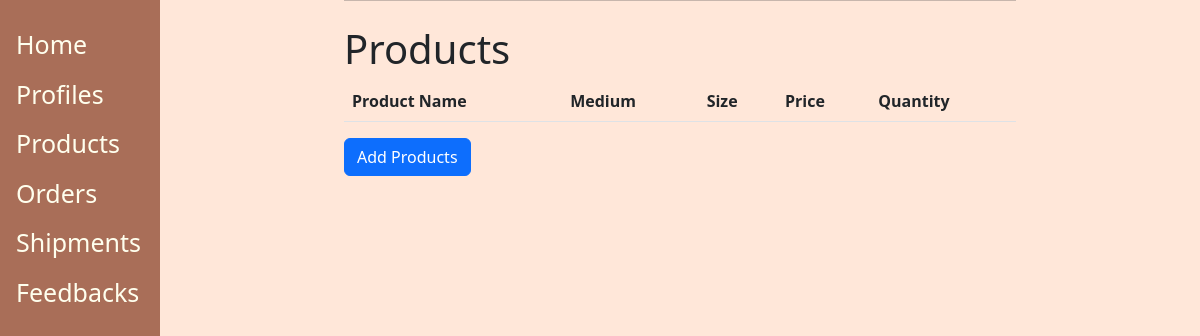
Before: /products/ with the older database file.
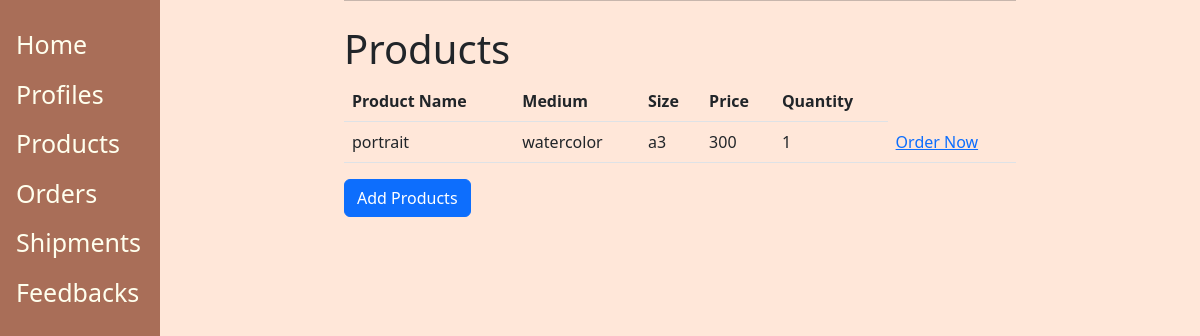
After: the same page with the newer database file.
### casys/models.py (models this page shows, shortened)
class Product(models.Model):
	product_name = models.CharField(max_length=24, unique=True)
	art_medium = models.CharField(max_length=300)
	size = models.CharField(max_length=200)
	price = models.CharField(max_length=24)
	quantity=models.IntegerField()

### casys/views.py (the view)
# urls.py: path('products/', views.ProductView, name="products"),
def ProductView(request):
    product = Product.objects.all()
    queries = {'product': product}
    return render(request, "products.html", queries)

### casys/templates/products.html (shortened to what this page needs)
{% extends 'base.html' %}
{% load static %}
{% block content %}
<h1>Products</h1>
 <table class="table">
  <thead>
    <tr>
      <th scope="col">Product Name</th>
      <th scope="col">Medium</th>
      <th scope="col">Size</th>
      <th scope="col">Price</th>
      <th scope="col">Quantity</th>
    </tr>
  </thead>
  <tbody>
    {% for x in product %}
    <tr>
      <td>{{x.product_name }}</td>
      <td>{{x.art_medium }}</td>
      <td>{{x.size }}</td>
      <td>{{x.price }}</td>
      <td>{{x.quantity }}</td>
      <td><a href="{% url 'casys:create-order' %}" class="btn-primary">Order Now</a></td>
    </tr>
    {% endfor %}
  </tbody>
</table>
<a href="{% url 'casys:create-product' %}" class="btn btn-primary">Add Products</a>
{% endblock %}

Changed rows visible on the page:
added Product: product_name "portrait", art_medium "watercolor", size "a3", price "300", quantity "1"
